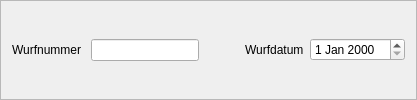
           <widget class="QFrame" name="frame_Wurf_2">
            <property name="frameShape">
             <enum>QFrame::StyledPanel</enum>
            </property>
            <property name="frameShadow">
             <enum>QFrame::Raised</enum>
            </property>
            <layout class="QHBoxLayout" name="horizontalLayout">
             <item>
              <layout class="QHBoxLayout" name="horizontalLayout_WurfNummer">
               <item>
                <widget class="QLabel" name="label_Wurfnummer">
                 <property name="text">
                  <string>Wurfnummer </string>
                 </property>
                </widget>
               </item>
               <item>
                <widget class="QLineEdit" name="lineEdit_Wurfnummer">
                 <property name="maximumSize">
                  <size>
                   <width>150</width>
                   <height>16777215</height>
                  </size>
                 </property>
                </widget>
               </item>
               <item>
                <spacer name="horizontalSpacer">
                 <property name="orientation">
                  <enum>Qt::Horizontal</enum>
                 </property>
                 <property name="sizeHint" stdset="0">
                  <size>
                   <width>40</width>
                   <height>20</height>
                  </size>
                 </property>
                </spacer>
               </item>
               <item>
                <layout class="QGridLayout" name="Layout_Wurfdatum">
                 <item row="1" column="1">
                  <widget class="QLabel" name="label_WurfDatum">
                   <property name="text">
                    <string>Wurfdatum</string>
                   </property>
                  </widget>
                 </item>
                 <item row="1" column="2">
                  <widget class="QDateEdit" name="lineDate_WurfDatum"/>
                 </item>
                </layout>
               </item>
              </layout>
             </item>
            </layout>
           </widget>
